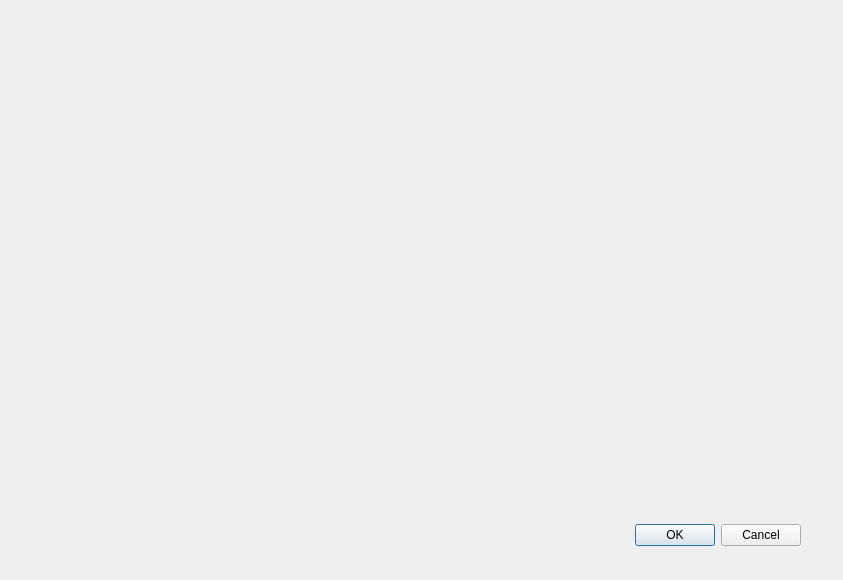
<?xml version="1.0" encoding="UTF-8"?>
<ui version="4.0">
 <class>AddDeviceDialog</class>
 <widget class="QDialog" name="AddDeviceDialog">
  <property name="geometry">
   <rect>
    <x>0</x>
    <y>0</y>
    <width>843</width>
    <height>580</height>
   </rect>
  </property>
  <property name="windowTitle">
   <string>Dialog</string>
  </property>
  <widget class="QDialogButtonBox" name="buttonBox">
   <property name="geometry">
    <rect>
     <x>480</x>
     <y>520</y>
     <width>321</width>
     <height>31</height>
    </rect>
   </property>
   <property name="orientation">
    <enum>Qt::Horizontal</enum>
   </property>
   <property name="standardButtons">
    <set>QDialogButtonBox::Cancel|QDialogButtonBox::Ok</set>
   </property>
  </widget>
 </widget>
 <resources/>
 <connections>
  <connection>
   <sender>buttonBox</sender>
   <signal>accepted()</signal>
   <receiver>AddDeviceDialog</receiver>
   <slot>accept()</slot>
   <hints>
    <hint type="sourcelabel">
     <x>248</x>
     <y>254</y>
    </hint>
    <hint type="destinationlabel">
     <x>157</x>
     <y>274</y>
    </hint>
   </hints>
  </connection>
  <connection>
   <sender>buttonBox</sender>
   <signal>rejected()</signal>
   <receiver>AddDeviceDialog</receiver>
   <slot>reject()</slot>
   <hints>
    <hint type="sourcelabel">
     <x>316</x>
     <y>260</y>
    </hint>
    <hint type="destinationlabel">
     <x>286</x>
     <y>274</y>
    </hint>
   </hints>
  </connection>
 </connections>
</ui>
